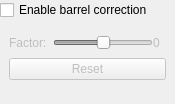
<?xml version="1.0" encoding="UTF-8"?>
<ui version="4.0">
 <class>BarrelWidget</class>
 <widget class="QWidget" name="BarrelWidget">
  <property name="geometry">
   <rect>
    <x>0</x>
    <y>0</y>
    <width>175</width>
    <height>104</height>
   </rect>
  </property>
  <property name="windowTitle">
   <string>Form</string>
  </property>
  <layout class="QVBoxLayout" name="verticalLayout">
   <property name="leftMargin">
    <number>0</number>
   </property>
   <property name="topMargin">
    <number>0</number>
   </property>
   <property name="rightMargin">
    <number>0</number>
   </property>
   <property name="bottomMargin">
    <number>0</number>
   </property>
   <item>
    <widget class="QCheckBox" name="enable">
     <property name="text">
      <string>Enable barrel correction</string>
     </property>
    </widget>
   </item>
   <item>
    <widget class="QWidget" name="barrelWidget" native="true">
     <property name="enabled">
      <bool>false</bool>
     </property>
     <layout class="QFormLayout" name="formLayout_2">
      <property name="verticalSpacing">
       <number>8</number>
      </property>
      <item row="0" column="0">
       <widget class="QLabel" name="label_11">
        <property name="text">
         <string>Factor:</string>
        </property>
       </widget>
      </item>
      <item row="0" column="1">
       <layout class="QHBoxLayout" name="horizontalLayout_5" stretch="8,1">
        <item>
         <widget class="QSlider" name="slider">
          <property name="minimum">
           <number>-100</number>
          </property>
          <property name="maximum">
           <number>100</number>
          </property>
          <property name="pageStep">
           <number>1</number>
          </property>
          <property name="orientation">
           <enum>Qt::Horizontal</enum>
          </property>
         </widget>
        </item>
        <item>
         <widget class="SkinCam::NumberLabel" name="number">
          <property name="text">
           <string>0</string>
          </property>
         </widget>
        </item>
       </layout>
      </item>
      <item row="1" column="0" colspan="2">
       <widget class="QPushButton" name="resetButton">
        <property name="text">
         <string>Reset</string>
        </property>
       </widget>
      </item>
     </layout>
    </widget>
   </item>
  </layout>
 </widget>
 <customwidgets>
  <customwidget>
   <class>SkinCam::NumberLabel</class>
   <extends>QLabel</extends>
   <header>numberlabel.h</header>
  </customwidget>
 </customwidgets>
 <resources/>
 <connections>
  <connection>
   <sender>enable</sender>
   <signal>toggled(bool)</signal>
   <receiver>barrelWidget</receiver>
   <slot>setEnabled(bool)</slot>
   <hints>
    <hint type="sourcelabel">
     <x>84</x>
     <y>10</y>
    </hint>
    <hint type="destinationlabel">
     <x>84</x>
     <y>95</y>
    </hint>
   </hints>
  </connection>
 </connections>
</ui>
